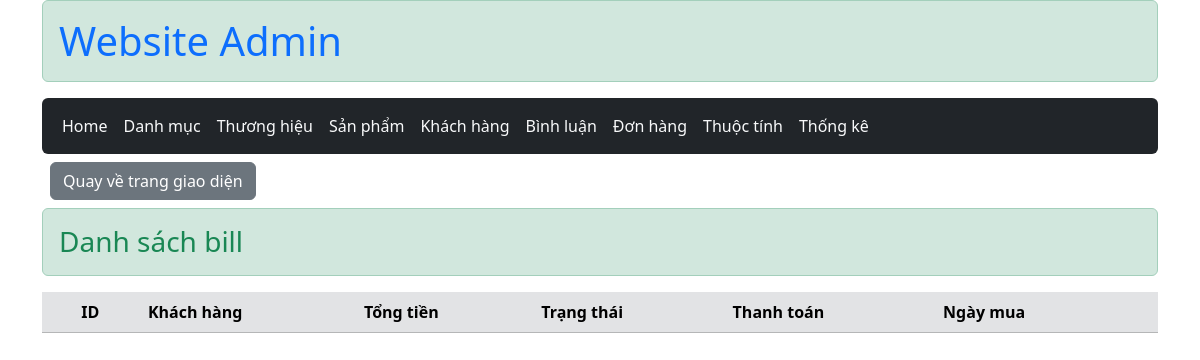
The page /admin/index.php?act=list_bill on the database as committed earlier.
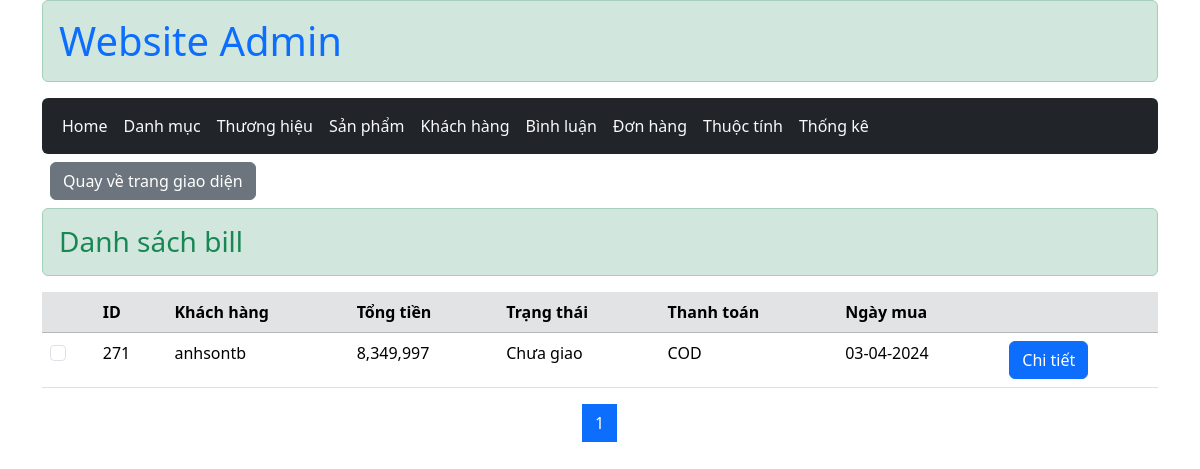
The same page on the database as committed later.
### tables this page shows
CREATE TABLE `order` (
  `id` int(11) NOT NULL,
  `ma_donhang` varchar(50) NOT NULL,
  `tong_donhang` int(11) NOT NULL,
  `phuongthuc_thanhtoan` tinyint(1) NOT NULL DEFAULT 0,
  `order_name` varchar(50) NOT NULL,
  `phone` varchar(10) NOT NULL,
  `address` varchar(100) NOT NULL,
  `id_status` int(11) NOT NULL,
  `id_user` int(11) NOT NULL,
  `create_at` varchar(50) NOT NULL
);

CREATE TABLE `user` (
  `user_id` int(11) NOT NULL,
  `user_name` varchar(50) NOT NULL,
  `password` varchar(20) NOT NULL,
  `fullname` varchar(50) NOT NULL,
  `email` varchar(50) NOT NULL,
  `phone` varchar(11) NOT NULL,
  `address` varchar(50) NOT NULL,
  `role` tinyint(1) DEFAULT 0,
  `create_at` varchar(50) NOT NULL
);

CREATE TABLE `status` (
  `status_id` int(11) NOT NULL,
  `status_name` varchar(50) NOT NULL
);

### controller/ControllerAdmin/OderControl.php (called while the page is built, shortened)
<?php
function list_order(){
    if(!isset($_GET['page']) || !is_numeric($_GET['page']) || $_GET['page'] <= 1 ){
        $page = 1;
    }else{
        $page = $_GET['page'];
    }
    $quantity = 6;
    $total_orders = order_select_all();
    $list_order = order_select_pages($page, $quantity) ;
    $total_pages =  ceil(count($total_orders) / $quantity);
    include "order/list_oder.php";
}

### model/pdo.php (called while the page is built, shortened)
<?php
    function pdo_get_connection(){
        $servername = "localhost";
        $username = "root";
        $password = "";
        try {
            $conn = new PDO("mysql:host=$servername;dbname=duan1", $username, $password);
            $conn->setAttribute(PDO::ATTR_ERRMODE, PDO::ERRMODE_EXCEPTION);
            return $conn;
        } catch(PDOException $e) {
            echo "Lỗi kết nối : " . $e->getMessage();
        }
    }
    function pdo_query($sql){
        $sql_args = array_slice(func_get_args(),1);
        try{
            $conn = pdo_get_connection();
            $stmt = $conn ->prepare($sql);
            $stmt -> execute($sql_args);
            $rows = $stmt -> fetchAll();
            return $rows;
        }
        catch(PDOException $e){
            throw $e;
        }
        finally{
            unset($conn);
        }
    }
?>

### model/order.php (called while the page is built, shortened)
<?php
function order_select_all(){
    $sql = "SELECT *
            FROM `order` o
            JOIN `user` u ON o.id_user = u.user_id
            JOIN `status` s ON o.id_status = s.status_id
            ORDER BY o.id asc ";
    return pdo_query($sql);
}
function order_select_pages( $page , $quantity){
    $start = ($page -1) * $quantity;
    $sql = "SELECT * FROM `order` o
            JOIN `user` u ON o.id_user = u.user_id
            JOIN `status` s ON o.id_status = s.status_id
            ORDER BY o.id asc
            LIMIT $start , $quantity";
    return pdo_query($sql);
}

### admin/order/list_oder.php (the view, shortened to what this page needs)
<main class="container_">
        <h3 class="alert alert-success text-success"> Danh sách bill</h3>
        <table class="table table-hover">
            <thead  class="table-secondary" >
                <tr>
                    <th></th>
                    <th>ID</th>
                    <th>Khách hàng</th>
                    <th>Tổng tiền</th>
                    <th>Trạng thái</th>
                    <th>Thanh toán</th>
                    <th>Ngày mua</th>
                    <th></th>
                </tr>
            </thead>
            <tbody>
                <?php foreach($list_order as $order): extract($order);
                ?>
                    <tr>
                        <td><input  class="form-check-input" type="checkbox"></td>
                        <td><?= $id ?></td>
                        <td><?= $user_name ?></td>
                        <td><?= number_format($tong_donhang) ?></td>
                        <td><?= $status_name ?></td>
                        <td><?= $phuongthuc_thanhtoan == 1 ? 'COD' : "Banking" ?></td>
                        <td><?= $order[9] ?></td>
                        <td>
                            <a href="?act=order_detail&id=<?= $id ?>" class="btn btn-primary fw-medium">Chi tiết</a>
                        </td>
                    </tr>
                <?php endforeach ?>
            </tbody>
        </table>
        <div aria-label="Page navigation example" class="chuyentrang">
            <ul class="pagination justify-content-center" >
                <?php
                for ($i = 1; $i <= $total_pages; $i++) {
                    $page = isset($page) && !empty($page) ? $page : 1;
                ?>
                    <li class="page-item">
                    <a class="page-link <?= $page == $i ? 'active' : '' ?>" href="?act=list_bill&page=<?= $i ?>"><?= $i ?></a>
                    </li>
                <?php } ?>
            </ul>
        </div>
</main>

Rows that differ between the two databases and show on the page:
added order: id "271", id_user.user_name "anhsontb", tong_donhang "8,349,997", id_status.status_name "Chưa giao", phuongthuc_thanhtoan "COD", create_at "03-04-2024"
Other text that changed with them:
new list line: "1"
